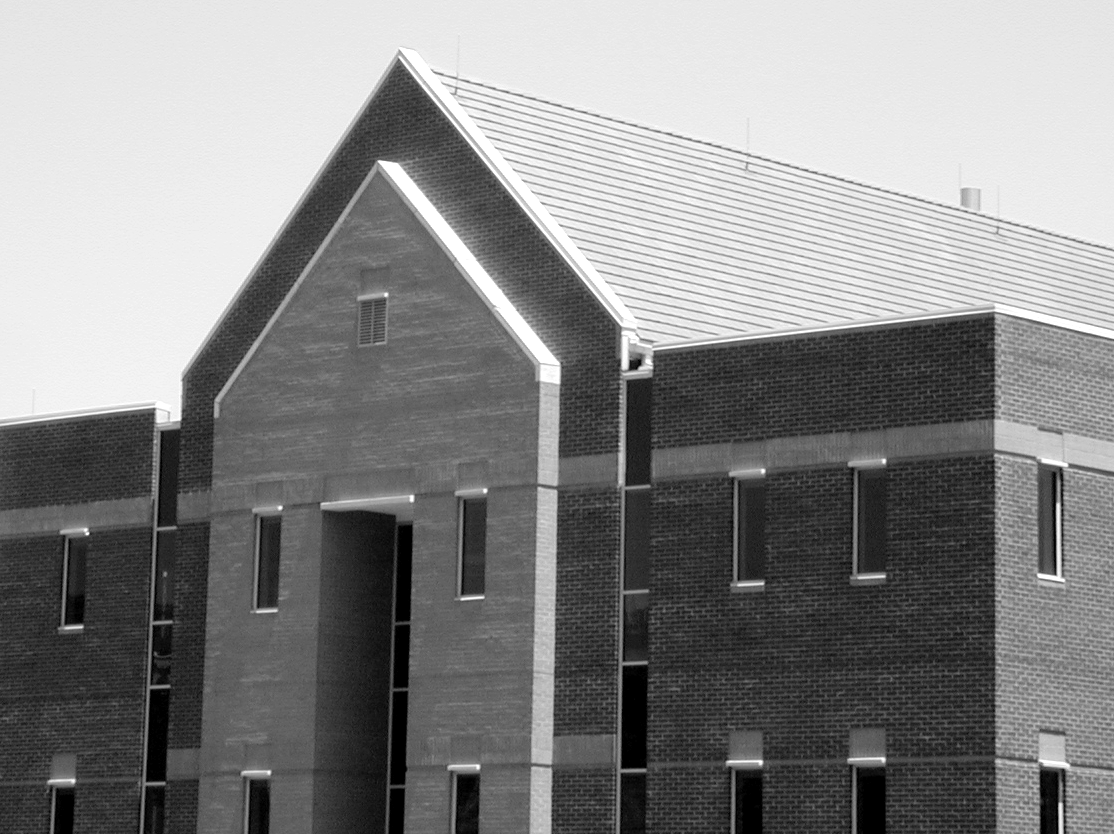
%> input picture 05 - Segmentação de Imagens - introdução e detecção de descontinuidades/building_original.tif, 1114 x 834 px
$ octave atividade9.m   (GNU Octave 9; MATLAB toolbox functions it lacks are replaced by stand-ins)
%> lines starting %> are read from the running program, lines starting %| are printed output that depends on the picture; in (x1, y1, x2, y2) boxes, pixels count from 0 and x2, y2 are one past the last pixel; in counts of white or black regions, pixels touching at a corner belong together; the program's own positions count from 1
% limpar
clear; clc; close all;
% carregar imagem original
I = im2double(imread('building_original.tif'));
%> I: size 834x1114 double; min 0, max 1, mean 0.523
% diminuir imagem para visualização no octave online
%I = imresize(I,0.5);
% aplicação do filtro da média
h = fspecial('average',5);
I2 = imfilter(I,h);
% máscaras
sobelX = [-1 -2 -1; 0 0 0; 1 2 1];
sobelY = [-1 0 1; -2 0 2; -1 0 1];
% aplicar máscaras
Gx = imfilter(I,sobelX);
Gy = imfilter(I,sobelY);
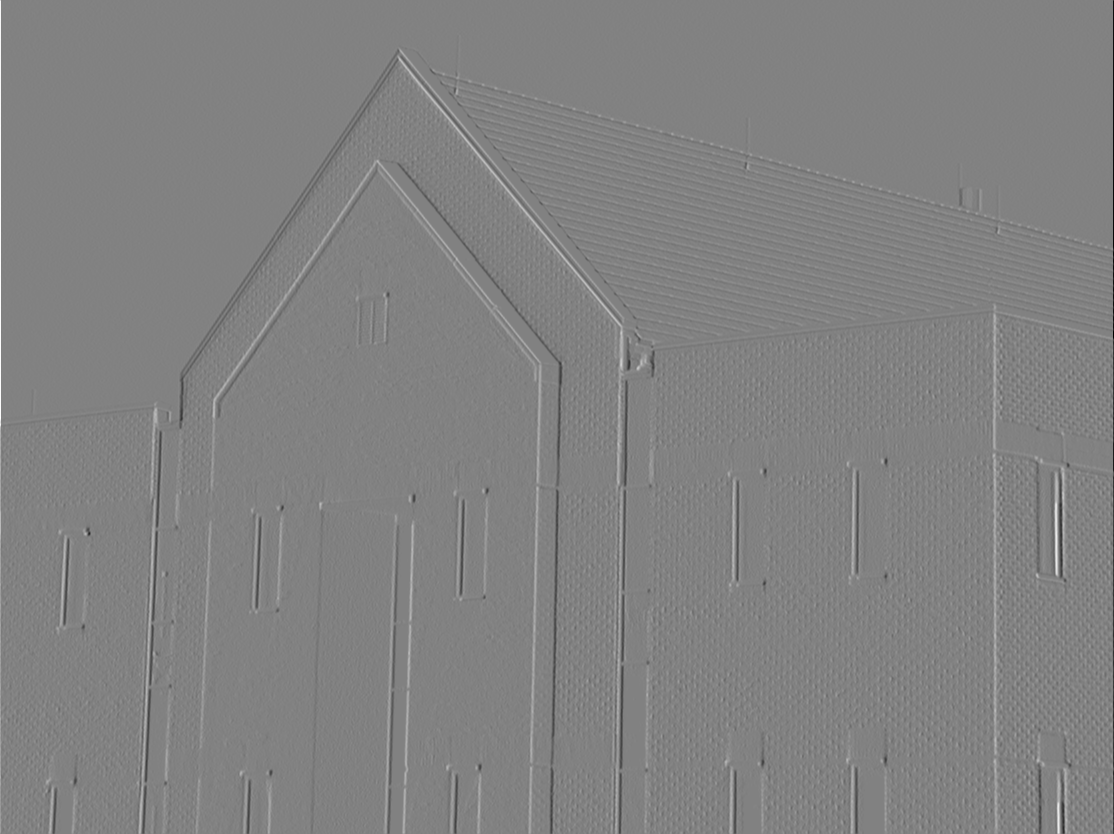
%> Gy: size 834x1114 double; min -4, max 3.85, mean 0.000404; drawn with min black and max white
Gx2 = imfilter(I2,sobelX);
Gy2 = imfilter(I2,sobelY);
% gerar imagem do gradiente através de aproximação
G = abs(Gx) + abs(Gy);
G2 = abs(Gx2) + abs(Gy2);
% exibir imagens
figure(1), subplot(2,2,1), imshow(I), title('Original - Fig. 10.16(a)');
figure(1), subplot(2,2,2), imshow(Gx), title('Gx - Fig. 10.16(b)');
figure(1), subplot(2,2,3), imshow(Gy), title('Gy - Fig. 10.16(c)');
figure(1), subplot(2,2,4), imshow(G), title('G - Fig. 10.16(d)');
% exibir imagens
figure(2), subplot(2,2,1), imshow(I2), title('Original Filtrada - Fig. 10.18(a)');
figure(2), subplot(2,2,2), imshow(Gx2), title('Gx2 - Fig. 10.18(b)');
figure(2), subplot(2,2,3), imshow(Gy2), title('Gy2 - Fig. 10.18(c)');
figure(2), subplot(2,2,4), imshow(G2), title('G2 - Fig. 10.18(d)');
%> after `imshow(G2)`:
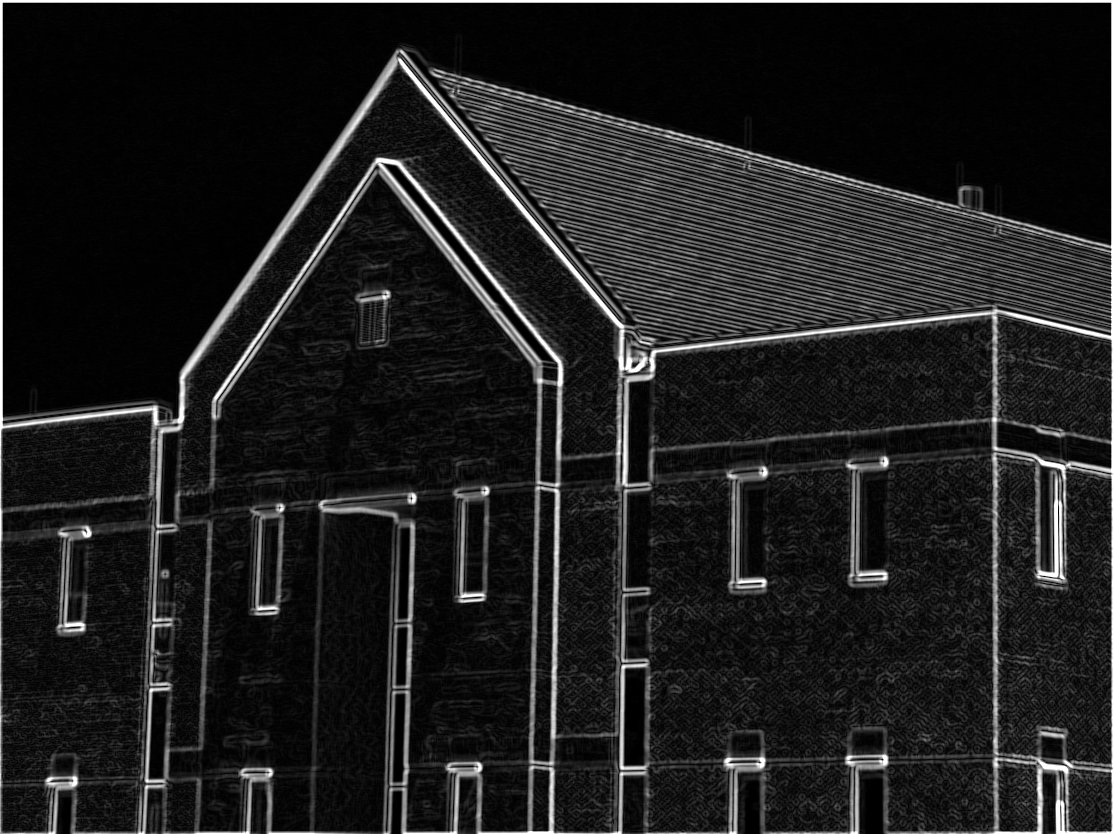
%> displayed picture: size 834x1114, on the screen's scale of 0 to 255; min 0, max 255, mean 30.9
% calcular valor máximo do gradiente e definir threshold
maxValueG = max(G(:));
%> maxValueG = 5.41
T = maxValueG * 0.3;
%> T = 1.62
maxValueG2 = max(G2(:));
%> maxValueG2 = 3.31
T2 = maxValueG2 * 0.3;
%> T2 = 0.992
% criar imagens
GT1 = G;
GT2 = G2;
% aplicar limiar
GT1(G<T) = 0;
GT2(G2<T2) = 0;
GT1(G>=T) = 1;
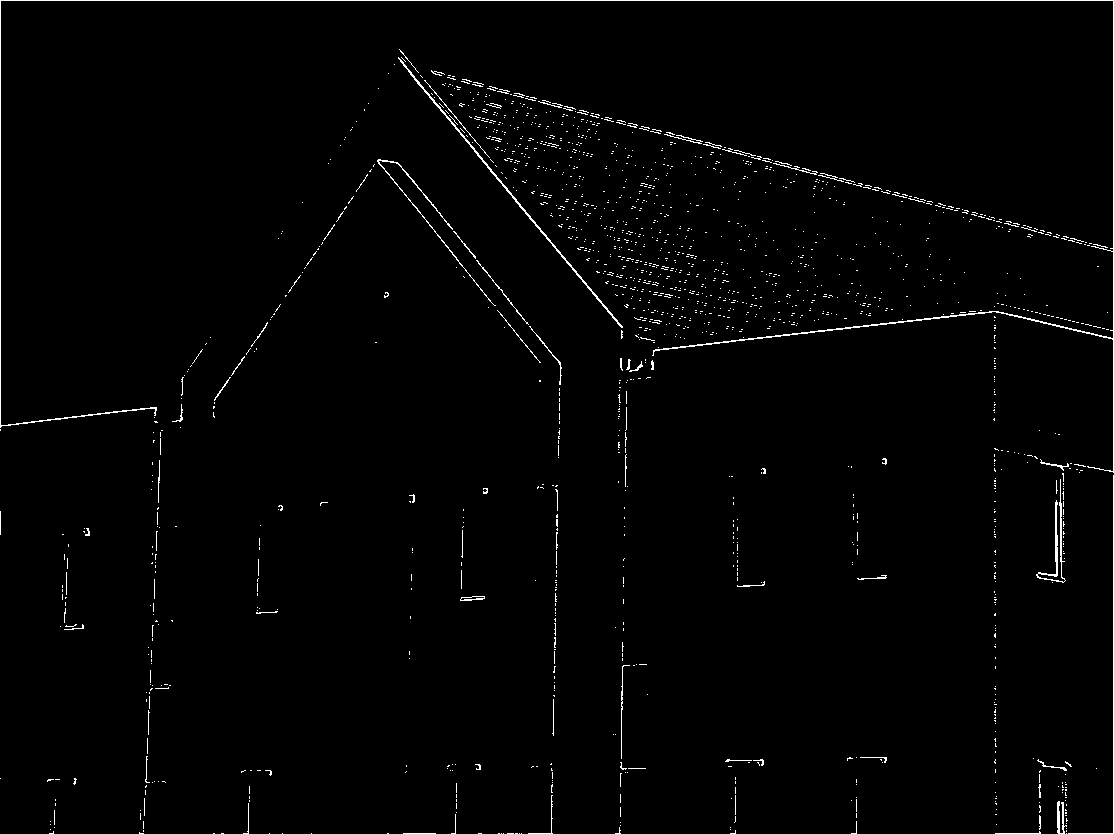
%> GT1: size 834x1114 double; values 0 (black) and 1 (white), 1.4% white in thin lines or dots
GT2(G2>=T2) = 1;
%> GT2: size 834x1114 double; values 0 (black) and 1 (white), 0.94% white; 147 white regions (115 under 20 px), largest, box (x1, y1, x2, y2) and area: (0, 0, 1114, 834) 4892, (399, 59, 623, 328) 1087, (1039, 500, 1058, 577) 277
% exibir imagens
figure(3), subplot(1,2,1), imshow(GT1,[]), title('GT1 - Fig. 10.20(a)');
figure(3), subplot(1,2,2), imshow(GT2,[]), title('GT2 - Fig. 10.20(b)');

% limpar
clear; clc; close all;
% carregar imagem original
I = imread('headCT-Vandy.png');
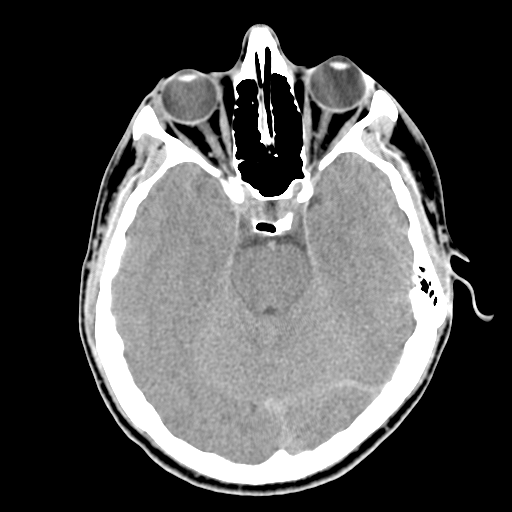
%> input picture 05 - Segmentação de Imagens - introdução e detecção de descontinuidades/headCT-Vandy.png, 512 x 512 px
%> I is the input picture: size 512x512 uint8; min 0, max 255, mean 80.4
% aplicar filtro da média
h = fspecial('average',5);
I2 = imfilter(I,h);
%> I2: size 512x512 uint8
% detectar bordas usando o gradiente
[G,~] = imgradient(I2);
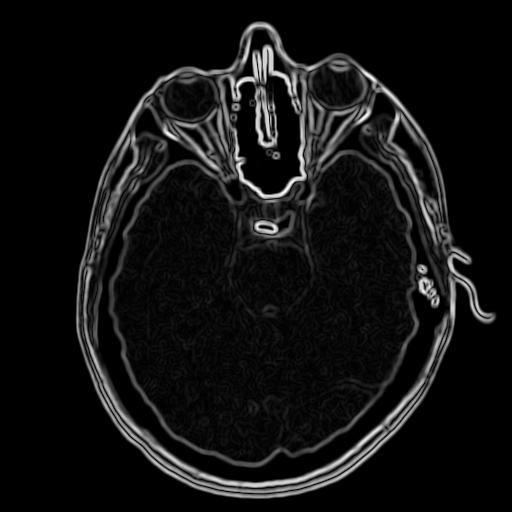
%> G: size 512x512 double; min 0, max 494, mean 35.5; drawn with min black and max white
% aplicação do limiar
maxValueG = max(G(:));
%> maxValueG = 494
T = maxValueG * 0.15;
%> T = 74.1
GT1 = false(size(G));
GT1(G>=T) = true;
%> GT1: size 512x512 logical; 14.5% white; 49 white regions (33 under 20 px), largest, box (x1, y1, x2, y2) and area: (76, 21, 496, 499) 36400, (416, 264, 440, 308) 518, (428, 254, 447, 295) 153
% detectar bordas usando o LoG
LOG = edge(I2,'log',0.002,3);
%> LOG: size 512x512 logical; 2.6% white in thin lines or dots, all inside (x1, y1, x2, y2) = (78, 25, 495, 498)
% detectar bordas usando o canny
CANNY = edge(I2,'canny',[0.05 0.15],2);
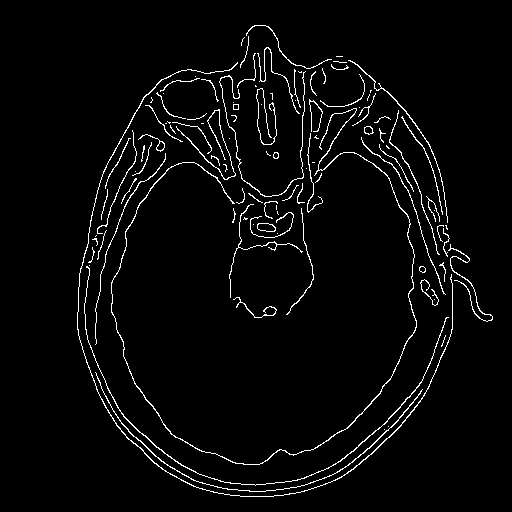
%> CANNY: size 512x512 logical; 3.3% white in thin lines or dots, all inside (x1, y1, x2, y2) = (77, 25, 493, 497)
% exibir imagens
figure, imshow(I), title('Original - Fig. 10.26(a)');
figure, imshow(GT1), title('GT1 - Fig. 10.26(b)');
figure, imshow(LOG), title('LoG - Fig. 10.26(c)');
figure, imshow(CANNY), title('Canny - Fig. 10.26(d)');
